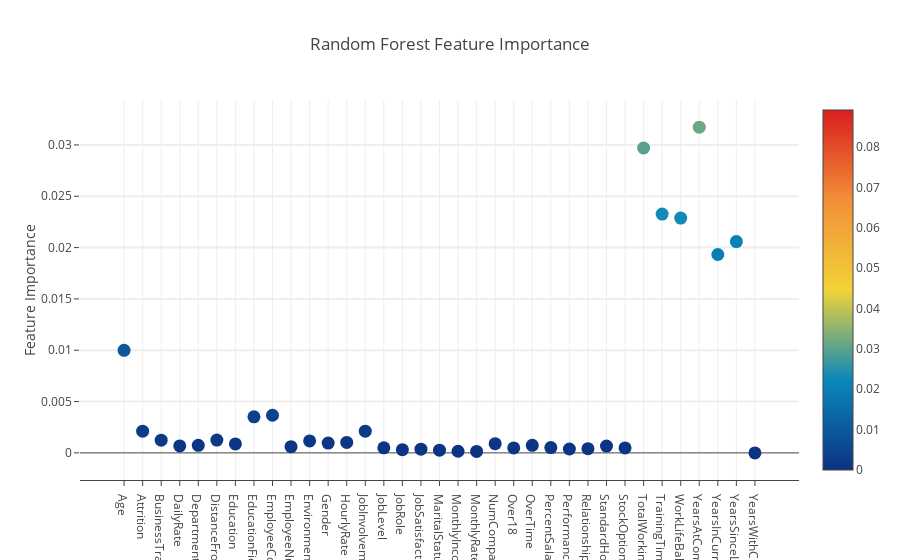

This figure's notebook cell:
### Code cell
# outputting data summary
print("Summary Info About the Dataset")
print("Does category contain null values?")
print(dataset.isnull().any(), "\n")
print("Said Yes to Attrition: ", y[(y == 1)].size)
print("Said No to Attrition:  ", y[(y == 0)].size)
print("Total responses:       ", y.size)

creatingNeuralNetworkPredictor(X_train, y_train, X_test, y_test)
creatingRandomForestPredictor(X_train, y_train, X_test, y_test)

### Figure 1 — Plotly figure (JSON) as saved in the notebook; plotly's stock layout.template omitted (floating-point values rounded to 4 significant figures)
{"data": [{"marker": {"color": [0.009989, 0.002112, 0.001237, 0.0006764, 0.0007363, 0.001251, 0.0008676, 0.003515, 0.003667, 0.0006047, 0.001166, 0.0009529, 0.001021, 0.002111, 0.0004884, 0.0003109, 0.0003592, 0.0002677, 0.0001581, 0.000138, 0.0008994, 0.0004817, 0.0007334, 0.0005171, 0.0003786, 0.0004105, 0.0006596, 0.0004857, 0.0297, 0.02327, 0.02287, 0.03173, 0.01932, 0.02058, 0, 0.02148, 0.03401, 0.01517, 0.02084, 0.04203, 0.07137, 0.02611, 0.04689, 0.05816, 0.03276, 0.01817, 0.03113, 0, 0.0892, 0.01888, 0.004865, 0.03686, 0, 0.06449, 0.04583, 0.01985, 0.02044, 0.04358, 0.03574, 0.01847], "colorscale": "Portland", "showscale": true, "size": 13, "sizemode": "diameter", "sizeref": 1}, "mode": "markers", "text": ["Age", "Attrition", "BusinessTravel", "DailyRate", "Department", "DistanceFromHome", "Education", "EducationField", "EmployeeCount", "EmployeeNumber", "EnvironmentSatisfaction", "Gender", "HourlyRate", "JobInvolvement", "JobLevel", "JobRole", "JobSatisfaction", "MaritalStatus", "MonthlyIncome", "MonthlyRate", "NumCompaniesWorked", "Over18", "OverTime", "PercentSalaryHike", "PerformanceRating", "RelationshipSatisfaction", "StandardHours", "StockOptionLevel", "TotalWorkingYears", "TrainingTimesLastYear", "WorkLifeBalance", "YearsAtCompany", "YearsInCurrentRole", "YearsSinceLastPromotion", "YearsWithCurrManager"], "type": "scatter", "x": ["Age", "Attrition", "BusinessTravel", "DailyRate", "Department", "DistanceFromHome", "Education", "EducationField", "EmployeeCount", "EmployeeNumber", "EnvironmentSatisfaction", "Gender", "HourlyRate", "JobInvolvement", "JobLevel", "JobRole", "JobSatisfaction", "MaritalStatus", "MonthlyIncome", "MonthlyRate", "NumCompaniesWorked", "Over18", "OverTime", "PercentSalaryHike", "PerformanceRating", "RelationshipSatisfaction", "StandardHours", "StockOptionLevel", "TotalWorkingYears", "TrainingTimesLastYear", "WorkLifeBalance", "YearsAtCompany", "YearsInCurrentRole", "YearsSinceLastPromotion", "YearsWithCurrManager"], "y": [0.009989, 0.002112, 0.001237, 0.0006764, 0.0007363, 0.001251, 0.0008676, 0.003515, 0.003667, 0.0006047, 0.001166, 0.0009529, 0.001021, 0.002111, 0.0004884, 0.0003109, 0.0003592, 0.0002677, 0.0001581, 0.000138, 0.0008994, 0.0004817, 0.0007334, 0.0005171, 0.0003786, 0.0004105, 0.0006596, 0.0004857, 0.0297, 0.02327, 0.02287, 0.03173, 0.01932, 0.02058, 0, 0.02148, 0.03401, 0.01517, 0.02084, 0.04203, 0.07137, 0.02611, 0.04689, 0.05816, 0.03276, 0.01817, 0.03113, 0, 0.0892, 0.01888, 0.004865, 0.03686, 0, 0.06449, 0.04583, 0.01985, 0.02044, 0.04358, 0.03574, 0.01847]}], "layout": {"autosize": true, "hovermode": "closest", "showlegend": false, "title": "Random Forest Feature Importance", "xaxis": {"showgrid": true, "showline": true, "ticklen": 5, "zeroline": true}, "yaxis": {"gridwidth": 2, "showgrid": true, "ticklen": 5, "title": "Feature Importance", "zeroline": true}}}
